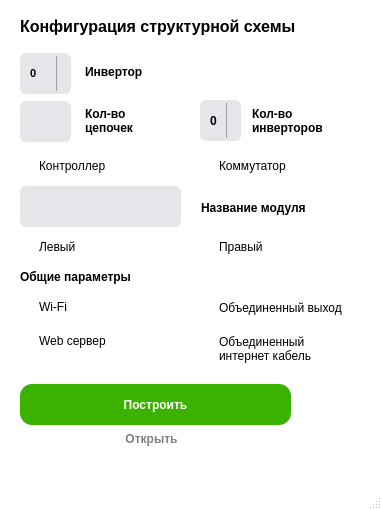
<?xml version="1.0" encoding="UTF-8"?>
<ui version="4.0">
 <class>WindowDrawSchemes</class>
 <widget class="QMainWindow" name="WindowDrawSchemes">
  <property name="enabled">
   <bool>true</bool>
  </property>
  <property name="geometry">
   <rect>
    <x>0</x>
    <y>0</y>
    <width>382</width>
    <height>510</height>
   </rect>
  </property>
  <property name="font">
   <font>
    <family>Arial</family>
   </font>
  </property>
  <property name="focusPolicy">
   <enum>Qt::NoFocus</enum>
  </property>
  <property name="windowTitle">
   <string>Структурная схема</string>
  </property>
  <property name="styleSheet">
   <string notr="true">QMainWindow {
	background-color: white
}
QScrollBar:vertical {              
	background: #e5e5ea;
	border-radius: 3;
	border: none;
	max-width: 8px;
}
QScrollBar::handle:vertical {
	background-color: #196dff;
    border-radius: 3;
}
QScrollBar::handle:vertical:hover {
	background-color: #3b83ff; 
    min-height: 0px;
    border-radius: 3;
}
QScrollBar::add-line:vertical {
    height: 0px;
    subcontrol-position: bottom;
    subcontrol-origin: margin;
}
QScrollBar::sub-line:vertical {
    height: 0 px;
    subcontrol-position: top;
    subcontrol-origin: margin;
}
QScrollBar::add-page:vertical, QScrollBar::sub-page:vertical{
    background: #e5e5ea;
	border: none;
}
QComboBox QAbstractItemView {
	background: transparent;
	border-radius: 6;
    border: none;
	outline:0px;
	selection-background-color: white;
	selection-color: #196dff;
    padding: 8 0 8 0;
}</string>
  </property>
  <property name="documentMode">
   <bool>false</bool>
  </property>
  <widget class="QWidget" name="centralwidget">
   <property name="styleSheet">
    <string notr="true">background-color: #fff;</string>
   </property>
   <widget class="QLabel" name="label_8">
    <property name="enabled">
     <bool>true</bool>
    </property>
    <property name="geometry">
     <rect>
      <x>20</x>
      <y>12</y>
      <width>351</width>
      <height>28</height>
     </rect>
    </property>
    <property name="font">
     <font>
      <family>Arial</family>
      <pointsize>12</pointsize>
      <weight>75</weight>
      <bold>true</bold>
     </font>
    </property>
    <property name="styleSheet">
     <string notr="true">background-color: rgba(255,255,255,0); </string>
    </property>
    <property name="text">
     <string>Конфигурация структурной схемы</string>
    </property>
   </widget>
   <widget class="QLineEdit" name="inputCountPV">
    <property name="enabled">
     <bool>true</bool>
    </property>
    <property name="geometry">
     <rect>
      <x>20</x>
      <y>101</y>
      <width>51</width>
      <height>41</height>
     </rect>
    </property>
    <property name="font">
     <font>
      <family>Arial</family>
      <pointsize>8</pointsize>
      <weight>75</weight>
      <bold>true</bold>
     </font>
    </property>
    <property name="toolTip">
     <string>Количество MPPT в инверторе</string>
    </property>
    <property name="styleSheet">
     <string notr="true">QLineEdit{
	background-color:rgba(229,229,234,1); 
	border-radius: 6;
	border: none;
	padding-left: 8px
}
</string>
    </property>
    <property name="inputMask">
     <string/>
    </property>
    <property name="text">
     <string/>
    </property>
    <property name="readOnly">
     <bool>true</bool>
    </property>
    <property name="placeholderText">
     <string/>
    </property>
   </widget>
   <widget class="QPushButton" name="btnDraw">
    <property name="geometry">
     <rect>
      <x>20</x>
      <y>384</y>
      <width>271</width>
      <height>41</height>
     </rect>
    </property>
    <property name="font">
     <font>
      <family>Arial</family>
      <pointsize>9</pointsize>
      <weight>75</weight>
      <bold>true</bold>
     </font>
    </property>
    <property name="cursor">
     <cursorShape>PointingHandCursor</cursorShape>
    </property>
    <property name="styleSheet">
     <string notr="true">QPushButton{
	background-color: rgb(60,178,0);
	color: white;
	border: none;
	border-radius: 12;
	border-style: outset;
}
QPushButton:hover{
	background-color: rgba(60,178,0, 0.85); 
}
QPushButton:pressed{
	color: rgba(255, 255, 255, 0.7);
	border-radius: 12;
}</string>
    </property>
    <property name="text">
     <string>Построить</string>
    </property>
   </widget>
   <widget class="QCheckBox" name="checkWifi">
    <property name="geometry">
     <rect>
      <x>20</x>
      <y>296</y>
      <width>111</width>
      <height>22</height>
     </rect>
    </property>
    <property name="font">
     <font>
      <family>Arial</family>
      <pointsize>9</pointsize>
      <weight>50</weight>
      <bold>false</bold>
     </font>
    </property>
    <property name="toolTip">
     <string>Применяет Y конекторы, если это допустимо </string>
    </property>
    <property name="styleSheet">
     <string notr="true">background-color: rgba(255,255,255,0); </string>
    </property>
    <property name="text">
     <string>Wi-Fi</string>
    </property>
   </widget>
   <widget class="QSpinBox" name="spinBox_numInvertor">
    <property name="geometry">
     <rect>
      <x>20</x>
      <y>53</y>
      <width>51</width>
      <height>41</height>
     </rect>
    </property>
    <property name="font">
     <font>
      <family>Arial</family>
      <pointsize>8</pointsize>
      <weight>75</weight>
      <bold>true</bold>
     </font>
    </property>
    <property name="toolTip">
     <string>Количество схем одинаковых инверторов</string>
    </property>
    <property name="styleSheet">
     <string notr="true">QSpinBox{
	background-color:rgba(229,229,234,1); 
	border-radius: 6;
	border: none;
	padding-left: 8px
}
QSpinBox:hover{
	background-color:rgba(242,242,247,1);
}
QSpinBox:up-button:hover{
	background-color:rgba(25,109,255, 0.7);
	border-top-right-radius: 6;
}
QSpinBox:up-button:pressed{
	background-color:rgba(25,109,255, 0.5);
	border-top-right-radius: 6;
}
QSpinBox:up-button{
	background-color:rgba(229,229,234,1); 
	border-top-right-radius: 6;
	border: none;
	border-left: 1px solid rgba(0,0,0,0.3);
}

QSpinBox:down-button:hover{
	background-color:rgba(25,109,255, 0.7);
	border-bottom-right-radius: 6;
}
QSpinBox:down-button:pressed{
	background-color:rgba(25,109,255, 0.5);
	border-bottom-right-radius: 6;
}
QSpinBox:down-button{
	background-color:rgba(229,229,234,1); 
	border-bottom-right-radius: 6;
	border-left: 1px solid rgba(0,0,0,0.3);

}</string>
    </property>
   </widget>
   <widget class="QLabel" name="label_11">
    <property name="enabled">
     <bool>true</bool>
    </property>
    <property name="geometry">
     <rect>
      <x>85</x>
      <y>102</y>
      <width>111</width>
      <height>38</height>
     </rect>
    </property>
    <property name="font">
     <font>
      <family>Arial</family>
      <pointsize>9</pointsize>
      <weight>75</weight>
      <bold>true</bold>
     </font>
    </property>
    <property name="styleSheet">
     <string notr="true">background-color: rgba(255,255,255,0); </string>
    </property>
    <property name="text">
     <string>Кол-во
цепочек</string>
    </property>
   </widget>
   <widget class="QPushButton" name="btnSaveConfig">
    <property name="geometry">
     <rect>
      <x>310</x>
      <y>382</y>
      <width>41</width>
      <height>41</height>
     </rect>
    </property>
    <property name="font">
     <font>
      <family>Arial</family>
      <pointsize>9</pointsize>
      <weight>75</weight>
      <bold>true</bold>
     </font>
    </property>
    <property name="cursor">
     <cursorShape>PointingHandCursor</cursorShape>
    </property>
    <property name="styleSheet">
     <string notr="true">QPushButton{
	/*background-color: #196dff;*/
	background-color:rgba(112, 215, 255, 0);
	color: white;
	border: none;
	border-radius: 12;
	border-style: outset;
}
QPushButton:hover{
	border-bottom: 3px solid white;
	border-radius: 3; 
}
QPushButton:pressed{
	border-bottom: 0px solid white;
	border-radius: 3;
}</string>
    </property>
    <property name="text">
     <string/>
    </property>
   </widget>
   <widget class="QLabel" name="label_20">
    <property name="enabled">
     <bool>true</bool>
    </property>
    <property name="geometry">
     <rect>
      <x>85</x>
      <y>51</y>
      <width>81</width>
      <height>41</height>
     </rect>
    </property>
    <property name="font">
     <font>
      <family>Arial</family>
      <pointsize>9</pointsize>
      <weight>75</weight>
      <bold>true</bold>
     </font>
    </property>
    <property name="styleSheet">
     <string notr="true">background-color: rgba(255,255,255,0); </string>
    </property>
    <property name="text">
     <string>Инвертор</string>
    </property>
   </widget>
   <widget class="QCheckBox" name="checkUnitedInternet">
    <property name="geometry">
     <rect>
      <x>200</x>
      <y>311</y>
      <width>141</width>
      <height>61</height>
     </rect>
    </property>
    <property name="font">
     <font>
      <family>Arial</family>
      <pointsize>9</pointsize>
      <weight>50</weight>
      <bold>false</bold>
     </font>
    </property>
    <property name="toolTip">
     <string>Применяет Y конекторы, если это допустимо </string>
    </property>
    <property name="styleSheet">
     <string notr="true">background-color: rgba(255,255,255,0); </string>
    </property>
    <property name="text">
     <string>
Объединенный 
интернет кабель</string>
    </property>
   </widget>
   <widget class="QCheckBox" name="checkUnitedOut">
    <property name="geometry">
     <rect>
      <x>200</x>
      <y>287</y>
      <width>191</width>
      <height>41</height>
     </rect>
    </property>
    <property name="font">
     <font>
      <family>Arial</family>
      <pointsize>9</pointsize>
      <weight>50</weight>
      <bold>false</bold>
     </font>
    </property>
    <property name="toolTip">
     <string>Применяет Y конекторы, если это допустимо </string>
    </property>
    <property name="styleSheet">
     <string notr="true">background-color: rgba(255,255,255,0); </string>
    </property>
    <property name="text">
     <string>Объединенный выход</string>
    </property>
   </widget>
   <widget class="QCheckBox" name="checkYzipLeft">
    <property name="geometry">
     <rect>
      <x>20</x>
      <y>236</y>
      <width>121</width>
      <height>22</height>
     </rect>
    </property>
    <property name="font">
     <font>
      <family>Arial</family>
      <pointsize>9</pointsize>
      <weight>50</weight>
      <bold>false</bold>
     </font>
    </property>
    <property name="toolTip">
     <string>Применяет Y конекторы, если это допустимо </string>
    </property>
    <property name="styleSheet">
     <string notr="true">background-color: rgba(255,255,255,0); </string>
    </property>
    <property name="text">
     <string>Левый</string>
    </property>
   </widget>
   <widget class="QCheckBox" name="checkController">
    <property name="geometry">
     <rect>
      <x>20</x>
      <y>155</y>
      <width>141</width>
      <height>22</height>
     </rect>
    </property>
    <property name="font">
     <font>
      <family>Arial</family>
      <pointsize>9</pointsize>
      <weight>50</weight>
      <bold>false</bold>
     </font>
    </property>
    <property name="toolTip">
     <string>Применяет Y конекторы, если это допустимо </string>
    </property>
    <property name="styleSheet">
     <string notr="true">background-color: rgba(255,255,255,0); </string>
    </property>
    <property name="text">
     <string>Контроллер</string>
    </property>
   </widget>
   <widget class="QCheckBox" name="checkCommutator">
    <property name="geometry">
     <rect>
      <x>200</x>
      <y>155</y>
      <width>151</width>
      <height>22</height>
     </rect>
    </property>
    <property name="font">
     <font>
      <family>Arial</family>
      <pointsize>9</pointsize>
      <weight>50</weight>
      <bold>false</bold>
     </font>
    </property>
    <property name="toolTip">
     <string>Применяет Y конекторы, если это допустимо </string>
    </property>
    <property name="styleSheet">
     <string notr="true">background-color: rgba(255,255,255,0); </string>
    </property>
    <property name="text">
     <string>Коммутатор</string>
    </property>
   </widget>
   <widget class="QLineEdit" name="inputName_invertor">
    <property name="enabled">
     <bool>true</bool>
    </property>
    <property name="geometry">
     <rect>
      <x>150</x>
      <y>51</y>
      <width>191</width>
      <height>41</height>
     </rect>
    </property>
    <property name="font">
     <font>
      <family>Arial</family>
      <pointsize>9</pointsize>
      <weight>75</weight>
      <italic>false</italic>
      <bold>true</bold>
      <underline>false</underline>
      <strikeout>false</strikeout>
     </font>
    </property>
    <property name="toolTip">
     <string>Количество MPPT в инверторе</string>
    </property>
    <property name="styleSheet">
     <string notr="true">QLineEdit{
	background-color:rgba(229,229,234,0); 
	border-radius: 6;
	border: none;
	padding-left: 8px
}
</string>
    </property>
    <property name="inputMask">
     <string/>
    </property>
    <property name="text">
     <string/>
    </property>
    <property name="frame">
     <bool>true</bool>
    </property>
    <property name="echoMode">
     <enum>QLineEdit::Normal</enum>
    </property>
    <property name="readOnly">
     <bool>true</bool>
    </property>
    <property name="placeholderText">
     <string/>
    </property>
    <property name="cursorMoveStyle">
     <enum>Qt::LogicalMoveStyle</enum>
    </property>
   </widget>
   <widget class="QCheckBox" name="checkYzipRight">
    <property name="geometry">
     <rect>
      <x>200</x>
      <y>236</y>
      <width>101</width>
      <height>22</height>
     </rect>
    </property>
    <property name="font">
     <font>
      <family>Arial</family>
      <pointsize>9</pointsize>
      <weight>50</weight>
      <bold>false</bold>
     </font>
    </property>
    <property name="toolTip">
     <string>Применяет Y конекторы, если это допустимо </string>
    </property>
    <property name="styleSheet">
     <string notr="true">background-color: rgba(255,255,255,0); </string>
    </property>
    <property name="text">
     <string>Правый</string>
    </property>
   </widget>
   <widget class="QSpinBox" name="spinBox_CountInvertors">
    <property name="geometry">
     <rect>
      <x>200</x>
      <y>100</y>
      <width>41</width>
      <height>41</height>
     </rect>
    </property>
    <property name="font">
     <font>
      <family>Arial</family>
      <weight>75</weight>
      <bold>true</bold>
     </font>
    </property>
    <property name="toolTip">
     <string>Количество схем одинаковых инверторов</string>
    </property>
    <property name="styleSheet">
     <string notr="true">QSpinBox{
	background-color:rgba(229,229,234,1); 
	border-radius: 6;
	border: none;
	padding-left: 8px
}
QSpinBox:hover{
	background-color:rgba(242,242,247,1);
}
QSpinBox:up-button:hover{
	background-color:rgba(25,109,255, 0.7);
	border-top-right-radius: 6;
}
QSpinBox:up-button:pressed{
	background-color:rgba(25,109,255, 0.5);
	border-top-right-radius: 6;
}
QSpinBox:up-button{
	background-color:rgba(229,229,234,1); 
	border-top-right-radius: 6;
	border: none;
	border-left: 1px solid rgba(0,0,0,0.3);
}

QSpinBox:down-button:hover{
	background-color:rgba(25,109,255, 0.7);
	border-bottom-right-radius: 6;
}
QSpinBox:down-button:pressed{
	background-color:rgba(25,109,255, 0.5);
	border-bottom-right-radius: 6;
}
QSpinBox:down-button{
	background-color:rgba(229,229,234,1); 
	border-bottom-right-radius: 6;
	border-left: 1px solid rgba(0,0,0,0.3);

}</string>
    </property>
   </widget>
   <widget class="QLabel" name="label_21">
    <property name="enabled">
     <bool>true</bool>
    </property>
    <property name="geometry">
     <rect>
      <x>252</x>
      <y>100</y>
      <width>101</width>
      <height>41</height>
     </rect>
    </property>
    <property name="font">
     <font>
      <family>Arial</family>
      <pointsize>9</pointsize>
      <weight>75</weight>
      <bold>true</bold>
     </font>
    </property>
    <property name="styleSheet">
     <string notr="true">background-color: rgba(255,255,255,0); </string>
    </property>
    <property name="text">
     <string>Кол-во
инверторов</string>
    </property>
    <property name="alignment">
     <set>Qt::AlignLeading|Qt::AlignLeft|Qt::AlignVCenter</set>
    </property>
   </widget>
   <widget class="QLabel" name="label_14">
    <property name="enabled">
     <bool>true</bool>
    </property>
    <property name="geometry">
     <rect>
      <x>20</x>
      <y>267</y>
      <width>171</width>
      <height>20</height>
     </rect>
    </property>
    <property name="font">
     <font>
      <family>Arial</family>
      <pointsize>9</pointsize>
      <weight>75</weight>
      <bold>true</bold>
     </font>
    </property>
    <property name="styleSheet">
     <string notr="true">background-color: rgba(255,255,255,0); </string>
    </property>
    <property name="text">
     <string>Общие параметры</string>
    </property>
    <property name="alignment">
     <set>Qt::AlignLeading|Qt::AlignLeft|Qt::AlignVCenter</set>
    </property>
   </widget>
   <widget class="QPushButton" name="btnOpenScheme">
    <property name="geometry">
     <rect>
      <x>116</x>
      <y>423</y>
      <width>71</width>
      <height>31</height>
     </rect>
    </property>
    <property name="font">
     <font>
      <family>Arial</family>
      <pointsize>9</pointsize>
      <weight>75</weight>
      <italic>false</italic>
      <bold>true</bold>
      <underline>false</underline>
      <strikeout>false</strikeout>
      <stylestrategy>PreferAntialias</stylestrategy>
      <kerning>true</kerning>
     </font>
    </property>
    <property name="cursor">
     <cursorShape>PointingHandCursor</cursorShape>
    </property>
    <property name="styleSheet">
     <string notr="true">QPushButton{
	background-color:rgba(112, 215, 255, 0);
	color:rgba(0, 0, 0, 0.5);
	border: none;
	border-radius: 5;
	border-style: outset;
}
QPushButton:hover{
	color: black;
}
</string>
    </property>
    <property name="text">
     <string>Открыть</string>
    </property>
   </widget>
   <widget class="QLineEdit" name="inputTitleOtherDevice">
    <property name="enabled">
     <bool>true</bool>
    </property>
    <property name="geometry">
     <rect>
      <x>20</x>
      <y>186</y>
      <width>161</width>
      <height>41</height>
     </rect>
    </property>
    <property name="font">
     <font>
      <family>Arial</family>
      <pointsize>8</pointsize>
      <weight>75</weight>
      <bold>true</bold>
     </font>
    </property>
    <property name="toolTip">
     <string>Количество MPPT в инверторе</string>
    </property>
    <property name="styleSheet">
     <string notr="true">QLineEdit{
	background-color:rgba(229,229,234,1); 
	border-radius: 6;
	border: none;
	padding-left: 8px
}
</string>
    </property>
    <property name="inputMask">
     <string/>
    </property>
    <property name="text">
     <string/>
    </property>
    <property name="readOnly">
     <bool>false</bool>
    </property>
    <property name="placeholderText">
     <string/>
    </property>
   </widget>
   <widget class="QLabel" name="label_22">
    <property name="enabled">
     <bool>true</bool>
    </property>
    <property name="geometry">
     <rect>
      <x>201</x>
      <y>187</y>
      <width>151</width>
      <height>41</height>
     </rect>
    </property>
    <property name="font">
     <font>
      <family>Arial</family>
      <pointsize>9</pointsize>
      <weight>75</weight>
      <bold>true</bold>
     </font>
    </property>
    <property name="styleSheet">
     <string notr="true">background-color: rgba(255,255,255,0); </string>
    </property>
    <property name="text">
     <string>Название модуля</string>
    </property>
   </widget>
   <widget class="QCheckBox" name="checkWebServer">
    <property name="geometry">
     <rect>
      <x>20</x>
      <y>330</y>
      <width>121</width>
      <height>22</height>
     </rect>
    </property>
    <property name="font">
     <font>
      <family>Arial</family>
      <pointsize>9</pointsize>
      <weight>50</weight>
      <bold>false</bold>
     </font>
    </property>
    <property name="toolTip">
     <string>Применяет Y конекторы, если это допустимо </string>
    </property>
    <property name="styleSheet">
     <string notr="true">background-color: rgba(255,255,255,0); </string>
    </property>
    <property name="text">
     <string>Web сервер</string>
    </property>
   </widget>
   <zorder>checkYzipRight</zorder>
   <zorder>label_20</zorder>
   <zorder>label_8</zorder>
   <zorder>inputCountPV</zorder>
   <zorder>btnDraw</zorder>
   <zorder>checkWifi</zorder>
   <zorder>spinBox_numInvertor</zorder>
   <zorder>label_11</zorder>
   <zorder>btnSaveConfig</zorder>
   <zorder>checkUnitedInternet</zorder>
   <zorder>checkUnitedOut</zorder>
   <zorder>checkYzipLeft</zorder>
   <zorder>checkController</zorder>
   <zorder>checkCommutator</zorder>
   <zorder>inputName_invertor</zorder>
   <zorder>spinBox_CountInvertors</zorder>
   <zorder>label_21</zorder>
   <zorder>label_14</zorder>
   <zorder>btnOpenScheme</zorder>
   <zorder>inputTitleOtherDevice</zorder>
   <zorder>label_22</zorder>
   <zorder>checkWebServer</zorder>
  </widget>
  <widget class="QStatusBar" name="statusBar"/>
 </widget>
 <resources/>
 <connections/>
</ui>
